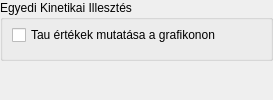
          <widget class="QWidget" name="pageSingleFit">
           <layout class="QVBoxLayout" name="verticalLayout_19">
            <property name="leftMargin">
             <number>0</number>
            </property>
            <property name="topMargin">
             <number>0</number>
            </property>
            <property name="rightMargin">
             <number>0</number>
            </property>
            <property name="bottomMargin">
             <number>0</number>
            </property>
            <item>
             <widget class="QGroupBox" name="grpSingleFitSettings">
              <property name="sizePolicy">
               <sizepolicy hsizetype="Preferred" vsizetype="Preferred">
                <horstretch>0</horstretch>
                <verstretch>0</verstretch>
               </sizepolicy>
              </property>
              <property name="minimumSize">
               <size>
                <width>0</width>
                <height>61</height>
               </size>
              </property>
              <property name="maximumSize">
               <size>
                <width>16777215</width>
                <height>61</height>
               </size>
              </property>
              <property name="title">
               <string>Egyedi Kinetikai Illesztés</string>
              </property>
              <layout class="QHBoxLayout" name="horizontalLayout">
               <property name="topMargin">
                <number>2</number>
               </property>
               <item>
                <widget class="QCheckBox" name="chkSingleDetails">
                 <property name="text">
                  <string>Tau értékek mutatása a grafikonon</string>
                 </property>
                </widget>
               </item>
               <item>
                <spacer name="horizontalSpacer_8">
                 <property name="orientation">
                  <enum>Qt::Orientation::Horizontal</enum>
                 </property>
                 <property name="sizeHint" stdset="0">
                  <size>
                   <width>40</width>
                   <height>20</height>
                  </size>
                 </property>
                </spacer>
               </item>
              </layout>
             </widget>
            </item>
            <item>
             <widget class="MplWidget" name="singleMplWidget" native="true">
              <property name="sizePolicy">
               <sizepolicy hsizetype="Expanding" vsizetype="Expanding">
                <horstretch>0</horstretch>
                <verstretch>0</verstretch>
               </sizepolicy>
              </property>
             </widget>
            </item>
           </layout>
          </widget>
